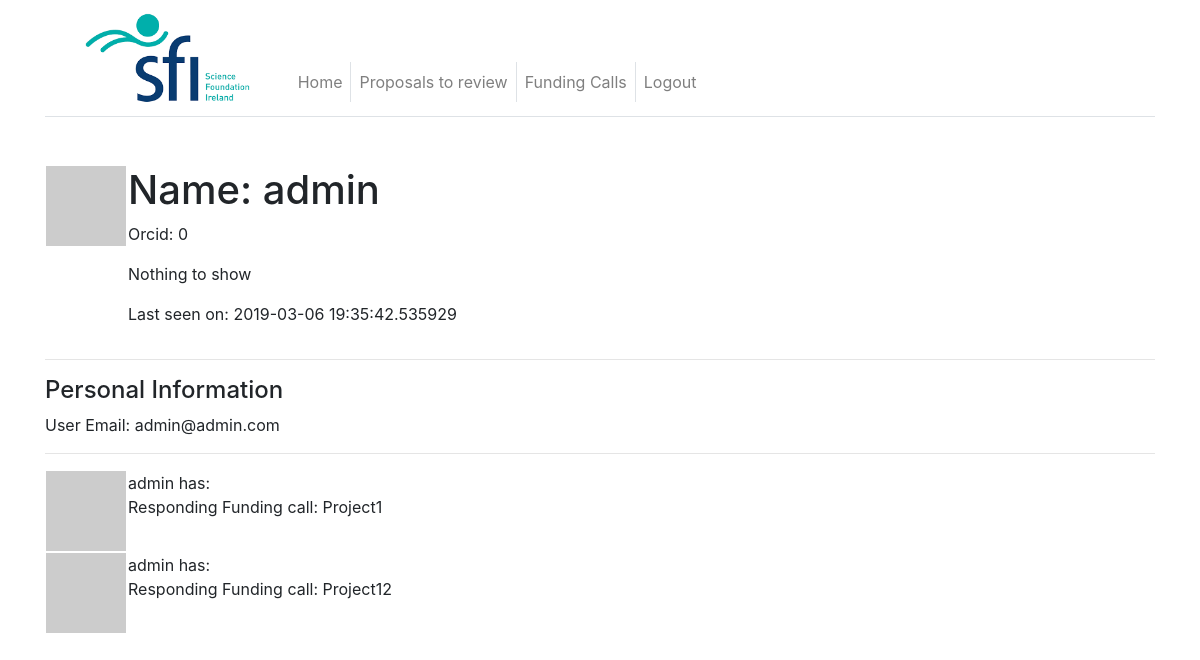
The app's page /user/admin (signed in) with its own data.
### app/models.py (models this page shows, shortened)
class User(UserMixin, db.Model):
    id = db.Column(db.Integer, primary_key=True)
    orcid = db.Column(db.String(64), index=True, unique=True)
    username = db.Column(db.String(64), index=True, unique=True)
    email = db.Column(db.String(120), index=True, unique=True)
    password_hash = db.Column(db.String(128))
    is_admin = db.Column(db.Boolean, default=False)
    is_reviewer = db.Column(db.Boolean, default=False)
    posts = db.relationship("Post", backref="author", lazy="dynamic")
    about_me = db.Column(db.String(140))
    last_seen = db.Column(db.DateTime, default=datetime.utcnow)
    groups = db.relationship("GroupMembership", back_populates="user")
    general_information = db.relationship("GeneralInformation", uselist=False)
    education_information = db.relationship("EducationInformation")
    employment_information = db.relationship("EmploymentInformation")
    societies_information = db.relationship("SocietiesInformation")
    awards_information = db.relationship("AwardsInformation")
    funding_diversification = db.relationship("FundingDiversification")
    impacts = db.relationship("Impacts")
    innovation_and_commercialisation = db.relationship("InnovationAndCommercialisation")
    presentations = db.relationship("Presentations")
    academic_collaborations = db.relationship("AcademicCollaborations")
    non_academic_collaborations = db.relationship("NonAcademicCollaborations")
    events = db.relationship("Events")
    communications_overview = db.relationship("CommunicationsOverview")
    sfi_funding_ratio = db.relationship("SfiFundingRatio")
    education_public_engagement = db.relationship("EducationPublicEngagement")
    annual_report = db.relationship("AnnualReport")
    collaborators = db.relationship("Collaborators")
    def avatar(self, size):
        digest = md5(self.email.lower().encode("utf-8")).hexdigest()
        return "https://wwww.gravatar.com/avatar/{}?d=identicon&s={}".format(digest, size)

### app/routes.py (the view)
@app.route("/user/<username>")
@login_required
def user(username):
    user = User.query.filter_by(username=username).first_or_404()
    posts = [
        {"author": user, "body": "Responding Funding call: Project1"},
        {"author": user, "body": "Responding Funding call: Project12"}
    ]
    return render_template("user.html", user=user, posts=posts)

### app/models.py (called while the page is built)
@login.user_loader
def load_user(id):
    return User.query.get(int(id))

### app/routes.py (called while the page is built)
@app.before_request
def before_request():
    if current_user.is_authenticated:
        current_user.last_seen = datetime.utcnow()
        db.session.commit()

### app/templates/user.html (shortened to what this page needs)
{% extends "base.html" %}
{% block content %}
    <table>
        <tr valign="top">
            <td><img src="{{ user.avatar(128) }}"></td>
            <td>
                <h1>Name: {{ user.prefix }}{{ user.username }}</h1>
                <p>Orcid: {{ user.orcid }}</p>
                {% if user.about_me %}<p>{{ user.about_me }}</p>{% else %}
                <p>Nothing to show</p>
                {% endif %}
                {% if user.last_seen %}<p>Last seen on: {{ user.last_seen }}</p>{% endif %}
            </td>
        </tr>
    </table>
    <hr>
    <h4>Personal Information</h4>
    {% if user.email %}<p>User Email: {{ user.email }}</p>{% endif %}
    <hr>
    {% for post in posts %}
        {% include "_post.html" %}
    {% endfor %}
{% endblock %}

### app/templates/_post.html
<table>
    <tr valign="top">
        <td><img src="{{ post.author.avatar(36) }}"></td>
        <td>{{ post.author.username }} has:<br>{{ post.body }}</td>
    </tr>
</table>

### records on screen
User: username "admin", orcid "0", last_seen "2019-03-06 19:35:42.535929", email "admin@admin.com", author.username "admin" "admin"

### other values on screen
{{ post.body }} "Responding Funding call: Project1" "Responding Funding call: Project12"
